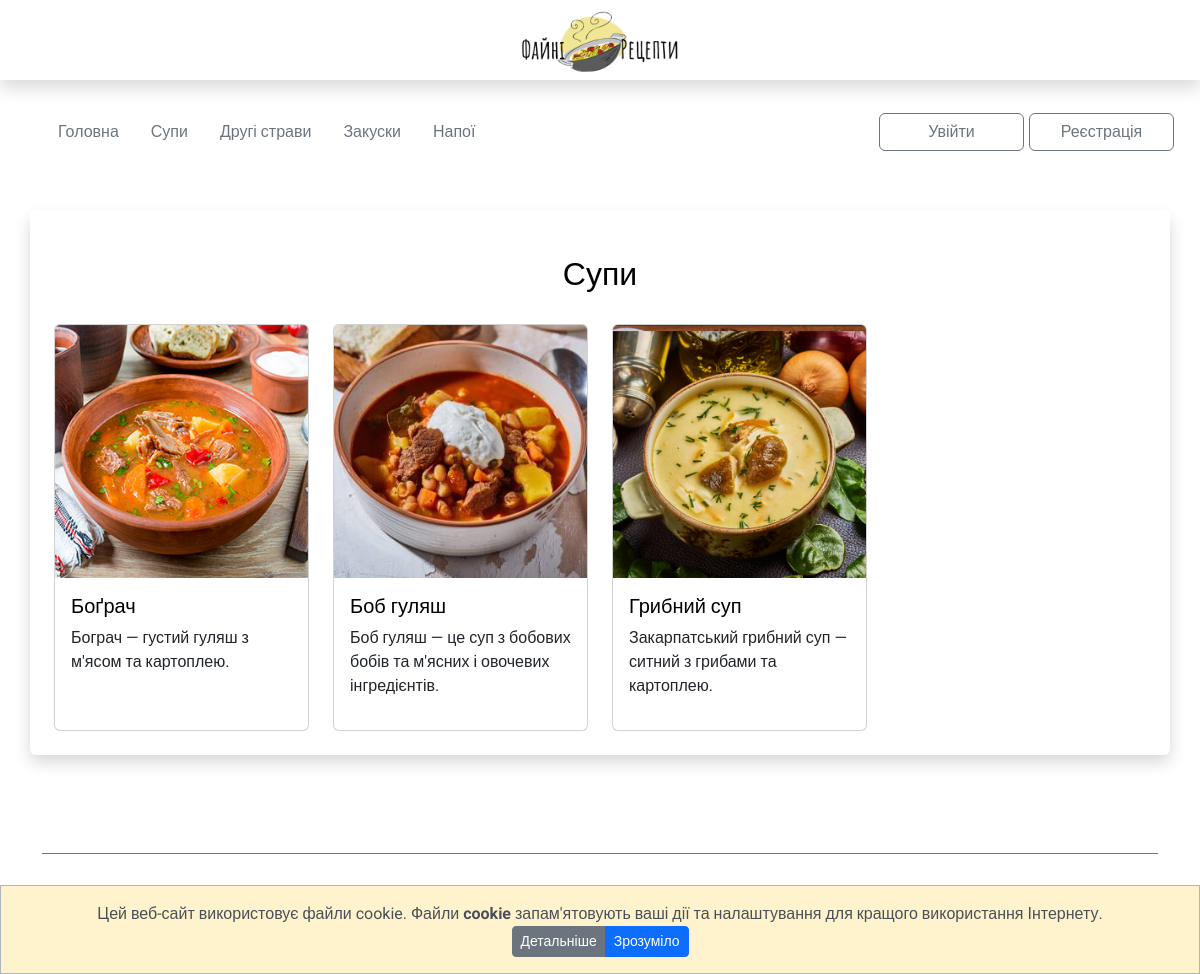
Before: /soup with the older database file.
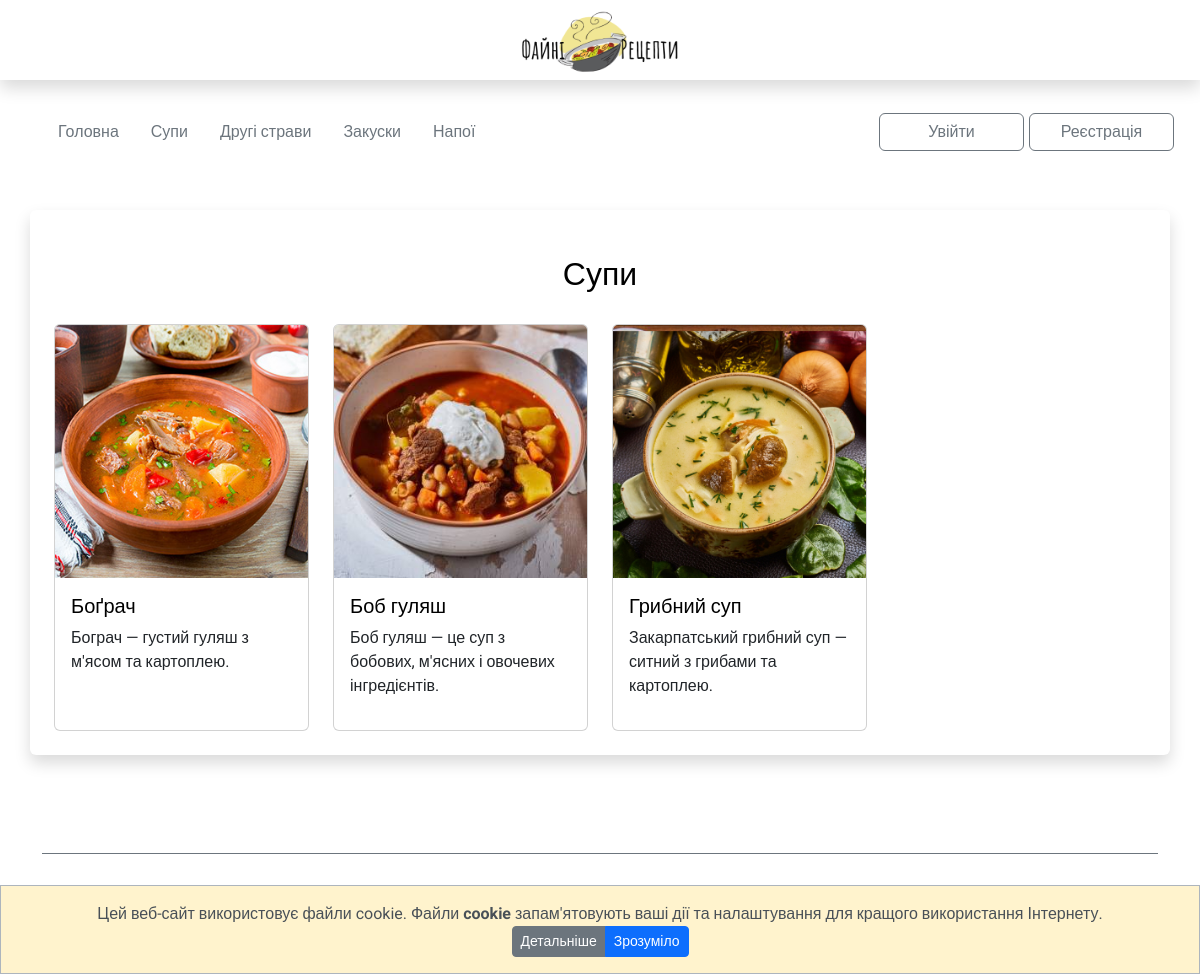
After: the same page with the newer database file.
### recipes_app/models.py (models this page shows, shortened)
class Recipes(models.Model):
    name = models.CharField('Назва страв', max_length=30, blank=False)
    food_type = models.CharField('Тип їжі', max_length=20, blank=False, default='')
    short_desc = models.TextField('Короткий опис', max_length=80, blank=False)
    img = models.ImageField(null=True, blank=True, upload_to="media/", verbose_name='img')
    text = RichTextUploadingField('Recipe')

### recipes_app/views.py (the view)
# urls.py: path('soup', soup_page, name='soup_page'),
def soup_page(request):
    soup = Recipes.objects.all()
    return render(request, 'soup_page.html', context={'soup': soup})

### templates/soup_page.html
{% extends 'base.html' %}
{% load static %}
{% block content %}
<div class="recipe-item">
    <div class="container shadow p-4 mb-5 mt-5 bg-body rounded">
        <h1>Супи </h1>
        <div class="row gy-3">
            {%  for i in soup %}
            {% if i.food_type == 'soup' %}
            <div class="col-lg-3 col-md-4 col-sm-6 col-6">
                <div class="card h-100 mb-3">
                    <a href="{{i.id}}"><img src="{{i.img.url}}" class="card-img-top" alt="..."></a>
                    <div class="card-body">
                    <a href="{{i.id}}">
                        <h5 class="card-title">{{i.name}}</h5>
                    </a>
                    <p class="card-text">{{i.short_desc}}</p>
                    </div>
                </div>
            </div>
            {% endif %}
            {% endfor %}
        </div>
    </div>
</div>
{% endblock content %}

### templates/base.html (shortened to what this page needs)
{% load static %}
<!DOCTYPE html>
<html lang="uk">
<head>
    <link href="https://cdn.jsdelivr.net/npm/bootstrap@5.3.0/dist/css/bootstrap.min.css" rel="stylesheet">
    <link rel="stylesheet" href="https://cdnjs.cloudflare.com/ajax/libs/normalize/8.0.1/normalize.min.css" />
    <link rel="stylesheet" type="text/css" href="{% static 'css/style.css' %}"/>
    <link rel="stylesheet" href="{% static 'ckeditor/ckeditor/content-style.css'%}" type="text/css">
</head>
<body>
    <div class="wrapper">
      <header class="header">
        <div class="container-fluid">
          <div class="logo shadow">
              <a class="logo-link" href="{% url 'index' %}">
                <img src="{% static 'img/logo.png' %}" alt="Logo" width="200" height="200" class="d-inline-block align-text-top">
              </a>
          </div>
        </div>
        <div class="container mt-4 header-second">
          <nav class="navbar menu">
              <div class="container-fluid">
                  <div class="menu-item col-xl-9 col-lg-9 col-md-8 col-sm-12">
                    <ul class="nav">
                      <li class="nav-item">
                          <a class="nav-link active" aria-current="page" href="{% url 'index' %}">Головна</a>
                      </li>
                      <li class="nav-item">
                        <a class="nav-link" href="{% url 'soup_page' %}">Супи</a>
                      </li>
                      <li class="nav-item">
                        <a class="nav-link" href="{% url 'dish_page' %}">Другі страви</a>
                      </li>
                      <li class="nav-item">
                        <a class="nav-link" href="{% url 'aperetize_page'%}">Закуски</a>
                      </li>
                      <li class="nav-item">
                        <a class="nav-link" href="{% url 'drink_page'%}">Напої</a>
                      </li>
                    </ul>
                  </div>
                  <div class="login-item col-xl-3 col-lg-3 col-md-4 col-sm-12">
                    {% if user.is_authenticated %}
                      <form method="link" action="{% url 'logout'%}" class="user-name">
                        <span>Вітаю, {{ user.username }}!</span>
                        <button type="submit" class="btn btn-outline-secondary fixed-width-btn">Вийти</button>
                      </form>
                      {% else %}
                      <div class="reg-log">
                        <div class="second-button">
                          <form method="link" action="{% url 'login'%}" class="user-name">
                            <button type="submit" class="btn btn-outline-secondary fixed-width-btn">Увійти</button>
                          </form>
                        </div>
                        <div class="first-button">
                          <form method="link" action="{% url 'register_user'%}" class="user-name">
                            <button type="submit" class="btn btn-outline-secondary fixed-width-btn">Реєстрація</button>
                          </form>
                        </div>
                      </div>
                    {% endif %}
                  </div>
              </div>
          </nav>
        </div>
      </header>
      <main class="main">
        {% block content %}
        {% endblock content %}
        <div id="cb-cookie-banner" class="alert alert-dark text-center mb-0" role="alert" style="background-color: #fff3cd">
          Цей веб-сайт використовує файли cookie. Файли <b>cookie</b> запам'ятовують ваші дії та налаштування для кращого використання Інтернету.
          <div class="btn-group">
            <a href="{% url 'cookies'%}" class="btn btn-secondary btn-sm">Детальніше</a>
            <button type="button" class="btn btn-primary btn-sm" onclick="window.cb_hideCookieBanner()">Зрозуміло</button>
          </div>
        </div>
      </main>
      <footer class="footer">
          <div class="container">
              <div class="footer-menu">
                  <div class="container">
                      <div class="col-12 footer_links">
                          <ul class="nav justify-content-center">
                              <li class="nav-item">
                                  <a class="nav-link active" aria-current="page" href="{% url 'index' %}">Головна</a>
                              </li>
                              <li class="nav-item">
                                <a class="nav-link" href="{% url 'soup_page' %}">Супи</a>
                              </li>
                              <li class="nav-item">
                                <a class="nav-link" href="{% url 'dish_page' %}">Другі страви</a>
                              </li>
                              <li class="nav-item">
                                <a class="nav-link" href="{% url 'aperetize_page'%}">Закуски</a>
                              </li>
                              <li class="nav-item">
                                <a class="nav-link" href="{% url 'drink_page'%}">Напої</a>
                              </li>
                          </ul>
                          <div class="about-politic">
                            <span><a href="{% url 'cookies' %}">Політика конфіденційності</a></span>
                          </div>
                          <div class="col-12 footer-rights">
                            <span>Файні Рецепти(c) <a class="nav-link" href="https://www.linkedin.com/in/liudvyk-dodi-b73583151/">ludvig_dodi 2023</a></span>
                          </div>
                      </div>
                  </div>
              </div>
          </div>
      </footer>
    </div>
</body>
</html>

### static/css/style.css (style rules this page uses)
html, body { height: 100%; color: #000000; font-family: 'Roboto', sans-serif; font-size: 1rem; }
body a { text-decoration: none; color: #000000; }
body img { padding: 0; margin: 0; max-width:100%; max-height: 100%; }
body h1, h3 { text-align: center; margin-bottom: 30px; }
.wrapper { min-height: 100%; display: flex; flex-direction: column; }
.main { flex: 1 1 auto; padding: 0 15px; }
.fixed-width-btn { width: 145px; margin-right: 5px; }
.container-fluid { padding: 0; }
.logo { display: flex; flex-direction: row; justify-content: center; align-items: center; margin: 0; height: 80px; font-family: 'Amatic SC', cursive; font-size: 1.5rem; }
.nav-link { text-decoration: none; color: #6c757d; }
form.user-name { display: flex; flex-direction: row; align-items: center; justify-content: space-around; }
.reg-log { display: flex; flex-direction: row; justify-content: space-evenly; }
.recipe-item { margin-top: 50px; }
.footer { height: 100px; margin-top: 50px; }
.footer-menu>.container { display: flex; flex-direction: column; justify-content: space-around; align-items: center; border-top: 1px solid #6c757d; padding-top: 20px; }
.footer-rights { text-align: center; margin-top: 10px; font-size: smaller; }
.footer-rights a { display: inline-block; }
.about-politic { text-align: center; margin-top: 10px; font-size: smaller; }
#cb-cookie-banner { position: fixed; bottom: 0; left: 0; width: 100%; z-index: 999; border-radius: 0; display: none; }

Changed rows visible on the page:
changed Recipes "Боб гуляш": short_desc "Боб гуляш — це суп з бобових бобів та м'ясних і овочевих інгредієнтів." → "Боб гуляш — це суп з бобових, м'ясних і овочевих інгредієнтів."
